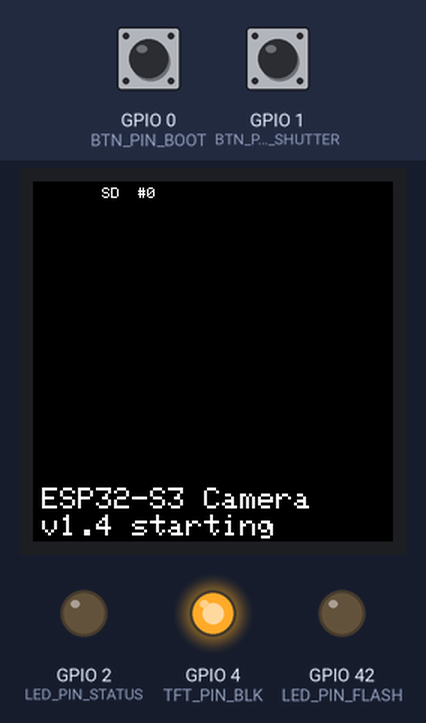
This sketch was run on a simulated ESP32-S3. On the bench: 240×240 colour display, output pins drawn as LEDs (lit = HIGH). Dashed ring = blinking. The test bench sets the inputs (shaded band); at power-on: GPIO 1 (BTN_PIN_SHUTTER) HIGH, GPIO 0 (BTN_PIN_BOOT) HIGH. Storage starts empty; EEPROM starts erased; the camera gives no picture; what the sketch prints to the serial monitor is not drawn.

Above: at 1.7 s.
1.8 s: GPIO 1 (BTN_PIN_SHUTTER) pulled LOW for 0.15 s
At 4.1 s:
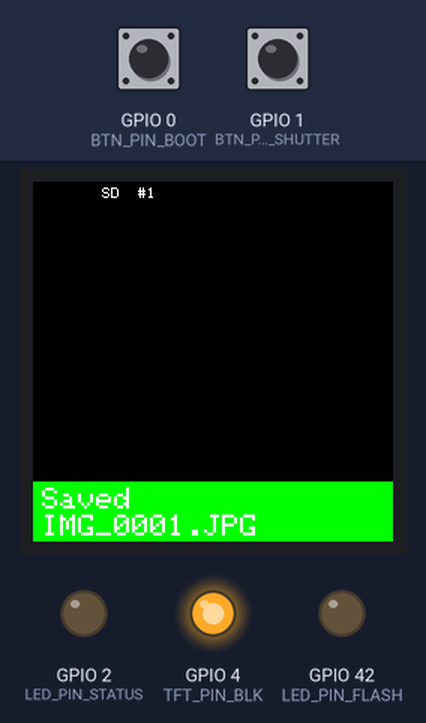
4.9 s: GPIO 0 (BTN_PIN_BOOT) pulled LOW for 0.15 s
At 6.4 s:
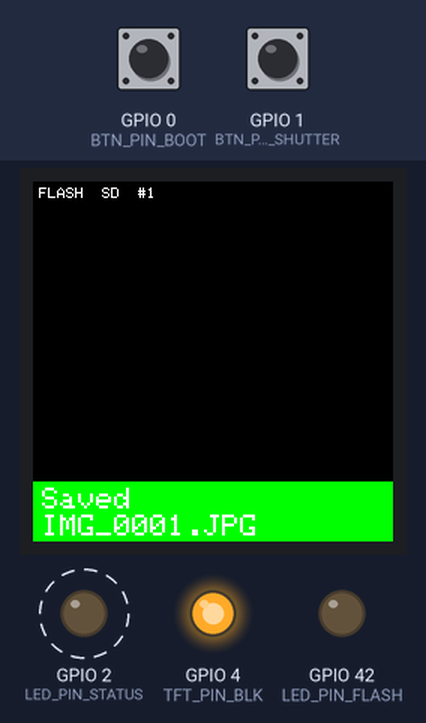
8.0 s: GPIO 1 (BTN_PIN_SHUTTER) pulled LOW for 1 s
At 10.4 s:
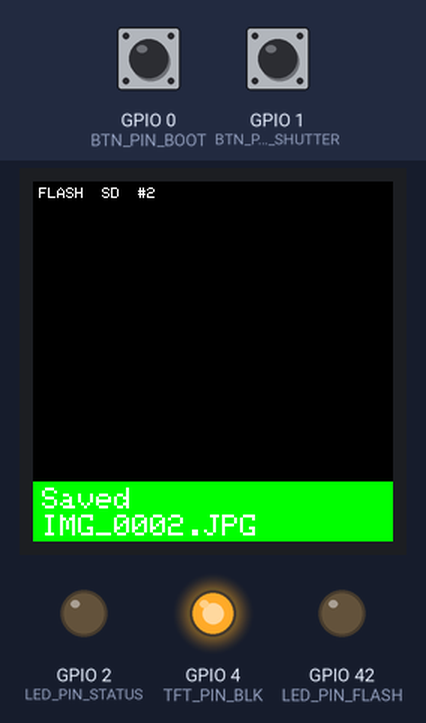
12.0 s: GPIO 0 (BTN_PIN_BOOT) pulled LOW for 1 s
At 13.5 s:
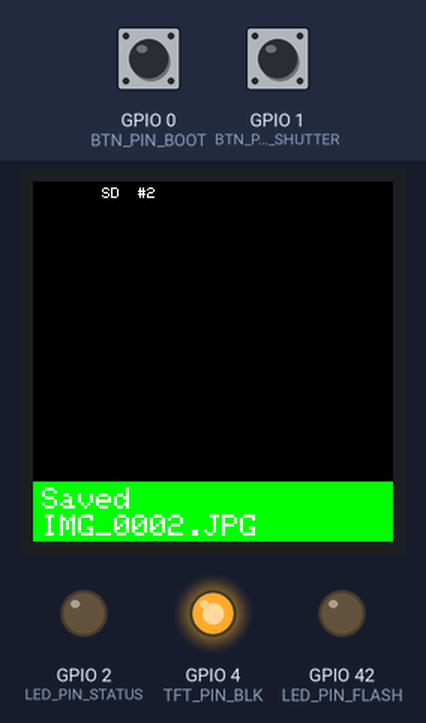
15.3 s: GPIO 0 (BTN_PIN_BOOT) driven LOW and GPIO 1 (BTN_PIN_SHUTTER) driven LOW
At 16.0 s:
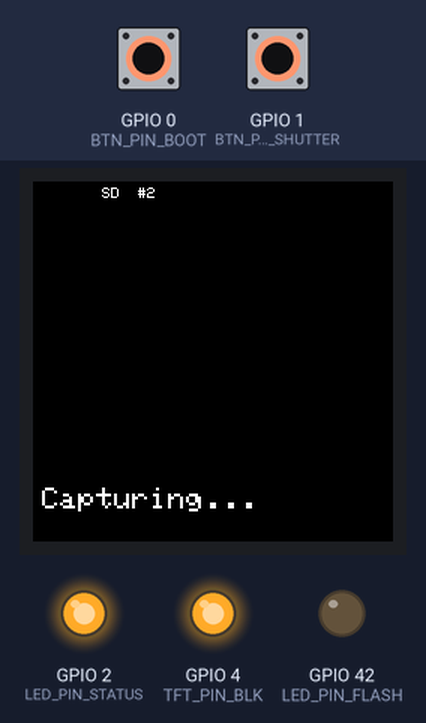
Timing chart, 0 to 18.7 s (numbered marks = the images above; inputs shaded):
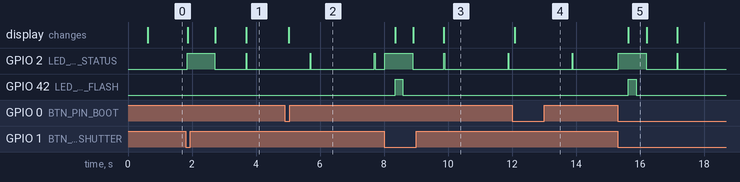

The sketch:

esp32s3-camera.ino
```cpp
// ESP32-S3 Camera board v1.4 — point-and-shoot firmware.
//
//   * live preview from the OV2640 on the 1.3in ST7789 (240 x 240, RGB565)
//   * SHUTTER (SW3, side button): take a UXGA 1600 x 1200 JPEG and save it to /DCIM on the microSD
//   * BOOT (SW1): toggle the white flash LED for the next shots
//   * green status LED: short blink every 2 s while idle, solid while a photo is being written
//
// Arduino IDE: board "ESP32S3 Dev Module", PSRAM "OPI PSRAM", Flash Size 16MB, USB CDC On Boot "Enabled".
// Libraries: Adafruit GFX + Adafruit ST7735 and ST7789 (Library Manager); esp_camera and SD_MMC come with the core.
// See firmware/README.md for the arduino-cli command line and what has / has not been tested.

#include <Arduino.h>
#include <Adafruit_GFX.h>
#include <Adafruit_ST7789.h>
#include <SPI.h>
#include <SD_MMC.h>
#include <Preferences.h>
#include "esp_camera.h"
#include "board_pins.h"

// ------------------------------------------------------------------ settings
static const int   PREVIEW_ROTATION = 0;        // 0..3, turn the preview if the module is mounted sideways
static const int   JPEG_QUALITY     = 10;       // 0 (best) .. 63
static const framesize_t PHOTO_SIZE = FRAMESIZE_UXGA;   // 1600 x 1200, the OV2640 maximum
static const uint32_t SPI_HZ        = 40000000;
static const char *DCIM_DIR         = "/DCIM";

// ------------------------------------------------------------------ globals
SPIClass        tftSpi(HSPI);
Adafruit_ST7789 tft(&tftSpi, -1 /*CS: module has none*/, TFT_PIN_DC, TFT_PIN_RES);
Preferences     prefs;
bool            sdOk       = false;
bool            camOk      = false;
bool            flashOn    = false;
uint32_t        photoCount = 0;

// ------------------------------------------------------------------ camera
static camera_config_t baseConfig() {
  camera_config_t c = {};
  c.ledc_channel = LEDC_CHANNEL_0;
  c.ledc_timer   = LEDC_TIMER_0;
  c.pin_d0 = CAM_PIN_D0;   c.pin_d1 = CAM_PIN_D1;   c.pin_d2 = CAM_PIN_D2;   c.pin_d3 = CAM_PIN_D3;
  c.pin_d4 = CAM_PIN_D4;   c.pin_d5 = CAM_PIN_D5;   c.pin_d6 = CAM_PIN_D6;   c.pin_d7 = CAM_PIN_D7;
  c.pin_xclk = CAM_PIN_XCLK;  c.pin_pclk = CAM_PIN_PCLK;
  c.pin_vsync = CAM_PIN_VSYNC; c.pin_href = CAM_PIN_HREF;
  c.pin_sccb_sda = CAM_PIN_SIOD; c.pin_sccb_scl = CAM_PIN_SIOC;
  c.pin_pwdn = CAM_PIN_PWDN;  c.pin_reset = CAM_PIN_RESET;
  c.xclk_freq_hz = CAM_XCLK_HZ;
  c.fb_location  = CAMERA_FB_IN_PSRAM;
  c.grab_mode    = CAMERA_GRAB_LATEST;
  return c;
}

// Preview: RGB565 at the panel's own 240 x 240 so a frame goes to the display without scaling.
static bool cameraStartPreview() {
  camera_config_t c = baseConfig();
  c.pixel_format = PIXFORMAT_RGB565;
  c.frame_size   = FRAMESIZE_240X240;
  c.fb_count     = 2;
  esp_err_t err = esp_camera_init(&c);
  if (err != ESP_OK) { Serial.printf("camera preview init failed: 0x%x\n", err); return false; }
  sensor_t *s = esp_camera_sensor_get();
  if (s) { s->set_vflip(s, 0); s->set_hmirror(s, 0); }
  return true;
}

// Photo: JPEG at full resolution. The pixel format cannot be switched on a running driver, so the
// camera is re-initialised for the shot and again for the preview afterwards (about 0.5 s in total).
static bool cameraStartPhoto() {
  camera_config_t c = baseConfig();
  c.pixel_format = PIXFORMAT_JPEG;
  c.frame_size   = PHOTO_SIZE;
  c.jpeg_quality = JPEG_QUALITY;
  c.fb_count     = 1;
  esp_err_t err = esp_camera_init(&c);
  if (err != ESP_OK) { Serial.printf("camera photo init failed: 0x%x\n", err); return false; }
  return true;
}

// ------------------------------------------------------------------ display helpers
static void showPreviewFrame(const camera_fb_t *fb) {
  // The camera delivers RGB565 big-endian, which is exactly what the panel wants: stream it
  // untouched (bigEndian = true) instead of drawRGBBitmap(), which would byte-swap every pixel.
  tft.startWrite();
  tft.setAddrWindow(0, 0, TFT_W, TFT_H);
  tft.writePixels((uint16_t *)fb->buf, TFT_W * TFT_H, true, true);
  tft.endWrite();
}

static void banner(const char *line1, const char *line2 = nullptr, uint16_t bg = ST77XX_BLACK) {
  tft.fillRect(0, TFT_H - 40, TFT_W, 40, bg);
  tft.setTextColor(ST77XX_WHITE, bg);
  tft.setTextSize(2);
  tft.setCursor(6, TFT_H - 36); tft.print(line1);
  if (line2) { tft.setCursor(6, TFT_H - 18); tft.print(line2); }
}

static void overlayStatus() {
  tft.setTextSize(1);
  tft.setTextColor(ST77XX_WHITE, ST77XX_BLACK);
  tft.setCursor(4, 4);
  tft.printf("%s  %s  #%lu ", flashOn ? "FLASH" : "     ", sdOk ? "SD" : "NO SD", (unsigned long)photoCount);
}

// ------------------------------------------------------------------ storage
static bool sdMount() {
  SD_MMC.setPins(SD_PIN_CLK, SD_PIN_CMD, SD_PIN_D0);
  if (!SD_MMC.begin("/sdcard", true /*1-bit*/)) { Serial.println("microSD: no card or mount failed"); return false; }
  if (!SD_MMC.exists(DCIM_DIR)) SD_MMC.mkdir(DCIM_DIR);
  Serial.printf("microSD: %llu MB, type %d\n", SD_MMC.cardSize() / (1024 * 1024), SD_MMC.cardType());
  return true;
}

static String nextFileName() {
  photoCount = prefs.getUInt("n", 0) + 1;
  prefs.putUInt("n", photoCount);
  char name[32];
  snprintf(name, sizeof name, "%s/IMG_%04lu.JPG", DCIM_DIR, (unsigned long)photoCount);
  return String(name);
}

// ------------------------------------------------------------------ take a photo
static void takePhoto() {
  digitalWrite(LED_PIN_STATUS, HIGH);
  banner("Capturing...");
  if (!sdOk) sdOk = sdMount();                       // the card may have been inserted after boot
  if (!sdOk) { banner("No microSD", "insert a card", ST77XX_RED); delay(1200); digitalWrite(LED_PIN_STATUS, LOW); return; }

  esp_camera_deinit();
  if (!cameraStartPhoto()) { banner("Camera error", nullptr, ST77XX_RED); delay(1200); camOk = cameraStartPreview(); return; }
  if (flashOn) digitalWrite(LED_PIN_FLASH, HIGH);
  for (int i = 0; i < 3; i++) {                      // let auto-exposure settle on the new frame size (and the flash)
    camera_fb_t *fb = esp_camera_fb_get();
    if (fb) esp_camera_fb_return(fb);
  }
  camera_fb_t *fb = esp_camera_fb_get();
  digitalWrite(LED_PIN_FLASH, LOW);

  bool ok = false;
  String name;
  if (fb && fb->format == PIXFORMAT_JPEG && fb->len > 0) {
    name = nextFileName();
    File f = SD_MMC.open(name, FILE_WRITE);
    if (f) { ok = f.write(fb->buf, fb->len) == fb->len; f.close(); }
    Serial.printf("%s: %u bytes %s\n", name.c_str(), (unsigned)fb->len, ok ? "saved" : "WRITE FAILED");
  } else {
    Serial.println("capture failed: no JPEG frame");
  }
  if (fb) esp_camera_fb_return(fb);

  esp_camera_deinit();
  camOk = cameraStartPreview();
  digitalWrite(LED_PIN_STATUS, LOW);
  if (ok) banner("Saved", name.c_str() + strlen(DCIM_DIR) + 1, ST77XX_GREEN);
  else    banner("Save failed", nullptr, ST77XX_RED);
  delay(900);
}

// ------------------------------------------------------------------ buttons (active low, debounced edge)
struct Button {
  int pin; bool last = true; uint32_t t = 0;
  bool pressed() {
    bool now = digitalRead(pin);
    if (now != last && millis() - t > 30) { t = millis(); last = now; return !now; }
    return false;
  }
};
Button shutter{BTN_PIN_SHUTTER}, boot{BTN_PIN_BOOT};

// ------------------------------------------------------------------ setup / loop
void setup() {
  Serial.begin(115200);
  pinMode(LED_PIN_STATUS, OUTPUT);  digitalWrite(LED_PIN_STATUS, LOW);
  pinMode(LED_PIN_FLASH, OUTPUT);   digitalWrite(LED_PIN_FLASH, LOW);
  pinMode(TFT_PIN_BLK, OUTPUT);     digitalWrite(TFT_PIN_BLK, LOW);
  pinMode(BTN_PIN_SHUTTER, INPUT_PULLUP);
  pinMode(BTN_PIN_BOOT, INPUT_PULLUP);

  tftSpi.begin(TFT_PIN_SCL, -1, TFT_PIN_SDA, -1);
  tft.init(TFT_W, TFT_H, SPI_MODE3);               // CS-less ST7789 modules need mode 3
  tft.setSPISpeed(SPI_HZ);
  tft.setRotation(PREVIEW_ROTATION);
  tft.fillScreen(ST77XX_BLACK);
  digitalWrite(TFT_PIN_BLK, HIGH);
  banner("ESP32-S3 Camera", "v1.4 starting");

  prefs.begin("cam", false);
  photoCount = prefs.getUInt("n", 0);
  sdOk  = sdMount();
  camOk = cameraStartPreview();
  if (!camOk) banner("Camera not found", "check J2 ribbon", ST77XX_RED);
  Serial.printf("ready: camera %s, sd %s, psram %u bytes\n", camOk ? "ok" : "FAIL", sdOk ? "ok" : "none", (unsigned)ESP.getPsramSize());
}

void loop() {
  static uint32_t lastBlink = 0;
  if (millis() - lastBlink > 2000) { lastBlink = millis(); digitalWrite(LED_PIN_STATUS, HIGH); delay(20); digitalWrite(LED_PIN_STATUS, LOW); }

  if (boot.pressed())    { flashOn = !flashOn; Serial.printf("flash %s\n", flashOn ? "on" : "off"); }
  if (shutter.pressed()) { if (camOk) takePhoto(); }

  if (!camOk) { delay(100); return; }
  camera_fb_t *fb = esp_camera_fb_get();
  if (!fb) return;
  if (fb->format == PIXFORMAT_RGB565 && fb->len == TFT_W * TFT_H * 2) showPreviewFrame(fb);
  esp_camera_fb_return(fb);
  overlayStatus();
}
```

board_pins.h
```cpp
// ESP32-S3 Camera board v1.4 — pin map. Source of truth: DESIGN.md section 4 (腳位配置).
// Keep this file in sync with the schematic; nothing else in the firmware hard-codes a GPIO.
#pragma once

// ---- camera DVP, J2 = AI-Thinker ESP32-CAM 24-pin order (OV2640 / OV5640 bottom-contact FPC) ----
#define CAM_PIN_PWDN    18
#define CAM_PIN_RESET   16
#define CAM_PIN_XCLK     9
#define CAM_PIN_SIOD     7     // SCCB SDA
#define CAM_PIN_SIOC    15     // SCCB SCL
#define CAM_PIN_D7       3     // Y9
#define CAM_PIN_D6      10     // Y8
#define CAM_PIN_D5      11     // Y7
#define CAM_PIN_D4      13     // Y6
#define CAM_PIN_D3      21     // Y5
#define CAM_PIN_D2      48     // Y4
#define CAM_PIN_D1      47     // Y3
#define CAM_PIN_D0      14     // Y2
#define CAM_PIN_VSYNC   17
#define CAM_PIN_HREF     8
#define CAM_PIN_PCLK    12
#define CAM_XCLK_HZ     20000000

// ---- microSD (J3), SDMMC 1-bit ----
#define SD_PIN_CLK      39
#define SD_PIN_CMD      38
#define SD_PIN_D0       40
#define SD_PIN_D3       41     // CS when used as SPI; unused in SDMMC 1-bit mode

// ---- 1.3in ST7789 240x240 display on J5 (SPI, no CS pin on the module) ----
#define TFT_PIN_SCL     44     // J5.3  SCL  = SPI SCK   (shares the UART0 RX pad; USB-CDC is the console)
#define TFT_PIN_SDA     43     // J5.4  SDA  = SPI MOSI  (shares the UART0 TX pad)
#define TFT_PIN_RES      6     // J5.5
#define TFT_PIN_DC       5     // J5.6
#define TFT_PIN_BLK      4     // J5.7  backlight, active high
#define TFT_W          240
#define TFT_H          240

// ---- buttons, active low (10k pull-ups on the board, internal pull-ups enabled anyway) ----
#define BTN_PIN_BOOT     0     // SW1, lens face, pinhole in the case
#define BTN_PIN_SHUTTER  1     // SW3, side-actuated on the top edge (v1.4)

// ---- LEDs ----
#define LED_PIN_STATUS   2     // D1 green, GPIO -> 1k -> LED -> GND, active high
#define LED_PIN_FLASH   42     // D4 white through Q1 AO3400A low-side MOSFET, active high
// D5 blue = power (after SW4), D2 red = TP4056 charging: hardware only, no GPIO.
```

Measured:
- after the input at 1.8 s, the display: first changes after 0.07 s (image 1 shows a later state)
- after the input at 4.9 s, the display: changes after 0.12 s (image 2)
- after the input at 8.0 s, GPIO 42 (LED_PIN_FLASH): LOW → HIGH after 0.34 s, → LOW 0.24 s later; the display: first changes after 0.34 s (image 3 shows a later state)
- after the input at 12.0 s, the display: changes after 0.08 s (image 4)
- after the input at 15.3 s, GPIO 42 (LED_PIN_FLASH): LOW → HIGH after 0.33 s, → LOW 0.24 s later; the display: changes after 0.33 s (image 5)
- what the display in image 5 shows lasts 0.6 s, from 15.6 s to 16.2 s
